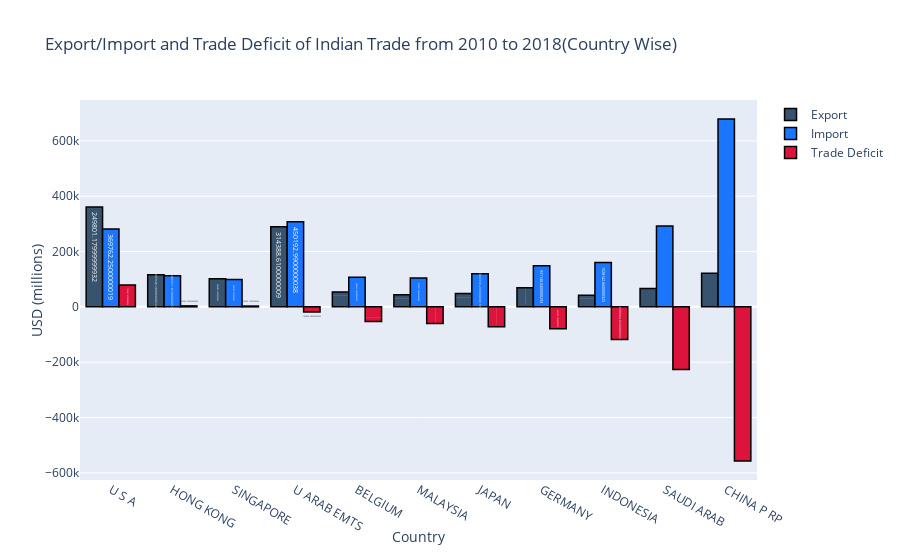

The notebook cell saved with this chart:
### Markdown cell above
### ***<font color="blue" face="Constantia">Findings:</font>***
* India have trade surplus with USA, Hong Kong, and Singapore.
* India have huge trade deficit with China, Suadi Arab and Indonesia etc.

### Code cell
'''Visualization of Export/Import and Trade Deficit'''
trace1 = go.Bar(
                x = total_country.index,
                y = total_country.Export,
                name = "Export",
                marker = dict(color = 'rgb(55, 83, 109)',
                             line=dict(color='rgb(0,0,0)',width=1.5)),
                text = total_year.Export)
# create trace2 
trace2 = go.Bar(
                x = total_country.index,
                y = total_country.Import,
                name = "Import",
                marker = dict(color = 'rgb(26, 118, 255)',
                              line=dict(color='rgb(0,0,0)',width=1.5)),
                text = total_year.Import)
# create trace3
trace3 = go.Bar(
                x = total_country.index,
                y = total_country['Trade Deficit'],
                name = "Trade Deficit",
                marker = dict(color = 'crimson',
                              line=dict(color='rgb(0,0,0)',width=1.5)),
                text = total_year['Trade Deficit'])

layout = go.Layout(hovermode= 'closest', title = 'Export/Import and Trade Deficit of Indian Trade from 2010 to 2018(Country Wise)' , xaxis = dict(title = 'Country'), yaxis = dict(title = 'USD (millions)'))
fig = go.Figure(data = [trace1, trace2, trace3], layout = layout)
fig.show()

### Figure 1 — Plotly figure (JSON) as saved in the notebook; plotly's stock layout.template omitted (floating-point values rounded to 4 significant figures)
{"data": [{"marker": {"color": "rgb(55, 83, 109)", "line": {"color": "rgb(0,0,0)", "width": 1.5}}, "name": "Export", "text": [249800.0, 305900.0, 300400.0, 314400.0, 310300.0, 262300.0, 275800.0, 303500.0, 330100.0], "type": "bar", "x": ["U S A", "HONG KONG", "SINGAPORE", "U ARAB EMTS", "BELGIUM", "MALAYSIA", "JAPAN", "GERMANY", "INDONESIA", "SAUDI ARAB", "CHINA P RP"], "y": [360600.0, 115700.0, 101700.0, 289400.0, 53970.0, 43380.0, 47820.0, 68860.0, 42150.0, 66000.0, 121800.0]}, {"marker": {"color": "rgb(26, 118, 255)", "line": {"color": "rgb(0,0,0)", "width": 1.5}}, "name": "Import", "text": [369800.0, 489300.0, 490700.0, 450200.0, 448000.0, 412500.0, 384400.0, 931100.0, 1028000.0], "type": "bar", "x": ["U S A", "HONG KONG", "SINGAPORE", "U ARAB EMTS", "BELGIUM", "MALAYSIA", "JAPAN", "GERMANY", "INDONESIA", "SAUDI ARAB", "CHINA P RP"], "y": [281400.0, 112200.0, 98790.0, 307800.0, 106700.0, 104000.0, 119800.0, 148100.0, 160500.0, 292100.0, 678900.0]}, {"marker": {"color": "crimson", "line": {"color": "rgb(0,0,0)", "width": 1.5}}, "name": "Trade Deficit", "text": [-120000.0, -183400.0, -190300.0, -135800.0, -137700.0, -150300.0, -108500.0, -627600.0, -698100.0], "type": "bar", "x": ["U S A", "HONG KONG", "SINGAPORE", "U ARAB EMTS", "BELGIUM", "MALAYSIA", "JAPAN", "GERMANY", "INDONESIA", "SAUDI ARAB", "CHINA P RP"], "y": [79170.0, 3488.0, 2888.0, -18440.0, -52710.0, -60590.0, -71930.0, -79270.0, -118300.0, -226100.0, -557100.0]}], "layout": {"hovermode": "closest", "title": {"text": "Export/Import and Trade Deficit of Indian Trade from 2010 to 2018(Country Wise)"}, "xaxis": {"title": {"text": "Country"}}, "yaxis": {"title": {"text": "USD (millions)"}}}}
